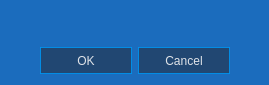
<?xml version="1.0" encoding="UTF-8"?>
<ui version="4.0">
 <class>PowerDialog</class>
 <widget class="QDialog" name="PowerDialog">
  <property name="geometry">
   <rect>
    <x>0</x>
    <y>0</y>
    <width>269</width>
    <height>81</height>
   </rect>
  </property>
  <property name="windowTitle">
   <string>Dialog</string>
  </property>
  <property name="styleSheet">
   <string notr="true">QWidget {
    border-radius: 0px;
}
QDialog{
	border:0px solid rgba(255,255,255, 0.5);
   background-color: #1B6CBD;
    
}


QComboBox,
QPushButton {
    color:#dfe3e8;
	font-size:12px;
   	font: &quot;Nimbus Sans L Regular&quot;;
    border: 2px #dfe3e8;
    background-color:rgba(33, 67, 106, 0.9);
	border: 1px solid rgba(0, 148, 240, 0.9);
	width:90;
	height: 25;
}


QTextEdit {
    color:white;
	font-size:12px;
	font: &quot;Nimbus Sans L Regular&quot;;
    border: 2px #dfe3e8;

background-color:rgba(33, 67, 106, 0.0);

}



</string>
  </property>
  <layout class="QGridLayout" name="gridLayout">
   <item row="0" column="0">
    <widget class="QTextEdit" name="textEdit">
     <property name="maximumSize">
      <size>
       <width>16777215</width>
       <height>30</height>
      </size>
     </property>
     <property name="textInteractionFlags">
      <set>Qt::NoTextInteraction</set>
     </property>
    </widget>
   </item>
   <item row="1" column="0">
    <widget class="QDialogButtonBox" name="buttonBox">
     <property name="sizePolicy">
      <sizepolicy hsizetype="Preferred" vsizetype="Preferred">
       <horstretch>0</horstretch>
       <verstretch>0</verstretch>
      </sizepolicy>
     </property>
     <property name="minimumSize">
      <size>
       <width>30</width>
       <height>0</height>
      </size>
     </property>
     <property name="orientation">
      <enum>Qt::Horizontal</enum>
     </property>
     <property name="standardButtons">
      <set>QDialogButtonBox::Cancel|QDialogButtonBox::Ok</set>
     </property>
     <property name="centerButtons">
      <bool>true</bool>
     </property>
    </widget>
   </item>
  </layout>
 </widget>
 <resources/>
 <connections>
  <connection>
   <sender>buttonBox</sender>
   <signal>accepted()</signal>
   <receiver>PowerDialog</receiver>
   <slot>accept()</slot>
   <hints>
    <hint type="sourcelabel">
     <x>248</x>
     <y>254</y>
    </hint>
    <hint type="destinationlabel">
     <x>157</x>
     <y>274</y>
    </hint>
   </hints>
  </connection>
  <connection>
   <sender>buttonBox</sender>
   <signal>rejected()</signal>
   <receiver>PowerDialog</receiver>
   <slot>reject()</slot>
   <hints>
    <hint type="sourcelabel">
     <x>316</x>
     <y>260</y>
    </hint>
    <hint type="destinationlabel">
     <x>286</x>
     <y>274</y>
    </hint>
   </hints>
  </connection>
 </connections>
</ui>
